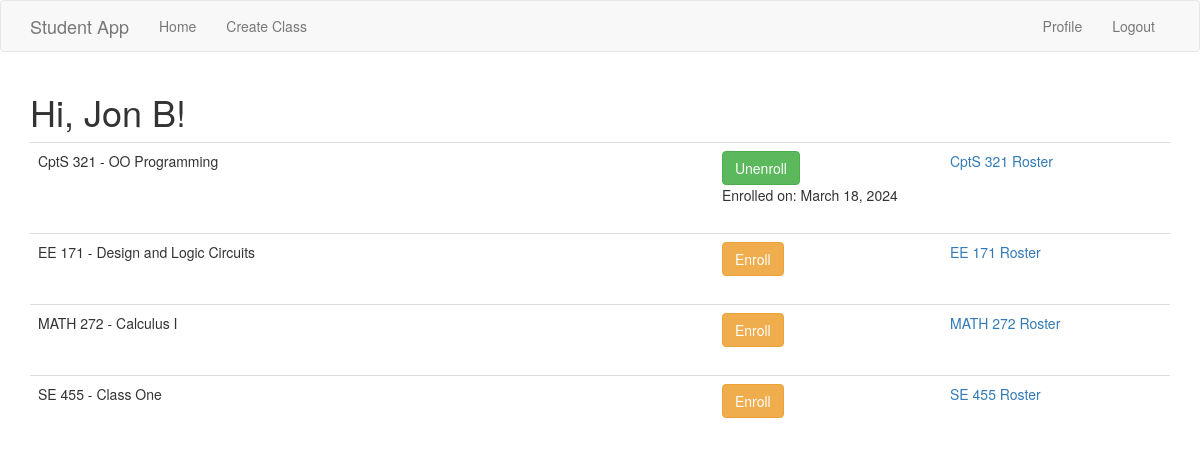
/index (signed in), run on the app's committed database.
### app/models.py (models this page shows, shortened)
class Student(UserMixin, db.Model):
    id = db.Column(db.Integer, primary_key = True)
    username = db.Column(db.String(64), unique=True, index = True) #usernames are unique
    password_hash = db.Column(db.String(128))
    firstname = db.Column(db.String(100))
    lastname = db.Column(db.String(100))
    address = db.Column(db.String(120))
    email = db.Column(db.String(120), unique=True, index=True)
    last_seen = db.Column(db.DateTime, default=datetime.utcnow) # tracks time
    classes = db.relationship('Enrolled', back_populates = 'studentenrolled')
    majorofstudent = db.relationship('StudentMajor', back_populates='_student')
    def is_enrolled(self, newclass):
        return Enrolled.query.filter_by(studentid=self.id).filter_by(classid=newclass.id).count() > 0 # if greater than zero then the student is enrolled in the class
    def getEnrollmentDate(self, theclass):
        if self.is_enrolled(theclass):
            return Enrolled.query.filter_by(studentid=self.id).filter_by(classid = theclass.id).first().enrolldate
        else:
            return None

class Class(db.Model):
    id = db.Column(db.Integer, primary_key=True)
    coursenum = db.Column(db.String(3))
    title = db.Column(db.String(150))
    major = db.Column(db.String(20), db.ForeignKey('major.name'))
    roster = db.relationship('Enrolled', back_populates = "classenrolled")

class Enrolled(db.Model):
    studentid = db.Column(db.Integer, db.ForeignKey('student.id'), primary_key=True)
    classid = db.Column(db.Integer, db.ForeignKey('class.id'), primary_key=True)
    enrolldate = db.Column(db.DateTime, default=datetime.utcnow)
    studentenrolled = db.relationship('Student')
    classenrolled = db.relationship('Class')

### app/routes.py (the view)
@app.route('/', methods=['GET'])
@app.route('/index', methods=['GET'])
@login_required
def index():
    eform = EmptyForm()
    allclasses = Class.query.order_by(Class.major).all()
    return render_template('index.html', title="Course List", classes = allclasses, eform = eform)

### app/forms.py
class EmptyForm(FlaskForm):
    submit = SubmitField('Submit')

### app/models.py (called while the page is built)
@login.user_loader
def load_user(id):
    return Student.query.get(int(id))

### app/routes.py (called while the page is built, shortened)
@app.before_request
def initDB(*args, **kwargs):
    if app._got_first_request:
        db.create_all()

@app.before_request
def before_request():
    if current_user.is_authenticated:
        current_user.last_seen = datetime.utcnow()
        db.session.add(current_user)
        db.session.commit()

### app/templates/index.html
{% extends "base.html" %}
{% block app_content %}
    <h1>Hi, {{ current_user.firstname}} {{ current_user.lastname }}!</h1>
    {% for class in classes %}
        {%  include '_class.html'%}
    {% endfor %}
{% endblock %}

### app/templates/_class.html (shortened to what this page needs)
<table class="table table-hover">
    <tr valign = "center">
            <td width = "60%"> {{class.major}} {{ class.coursenum}}  - {{class.title}}</td>
            <td width = "20%">
                {% if current_user.is_enrolled(class) == False %}
               <form action="{{ url_for('enroll', classid=class.id)}}" method="post">
                    {{eform.submit(value='Enroll', class= 'btn btn-warning')}}
               </form>
               {% else %}
               <form action="{{ url_for('unenroll', classid=class.id)}}" method="post">
                    {{eform.submit(value='Unenroll', class= 'btn btn-success')}}
                </form>
                Enrolled on: {{moment(current_user.getEnrollmentDate(class)).format('LL')}}
               {% endif %}
            </td>
            <td width = "20%">
                <a href = "{{url_for('roster', classid=class.id)}}"> {{class.major}} {{class.coursenum}} Roster </a>
            </td>
    </tr>
    </table>

### data on the page
Student: firstname "Jon", lastname "B"
Class: major "CptS", coursenum "321", title "OO Programming"
Enrolled: enrolldate "March 18, 2024"
Class: major "EE", coursenum "171", title "Design and Logic Circuits"
Class: major "MATH", coursenum "272", title "Calculus I"
Class: major "SE", coursenum "455", title "Class One"
